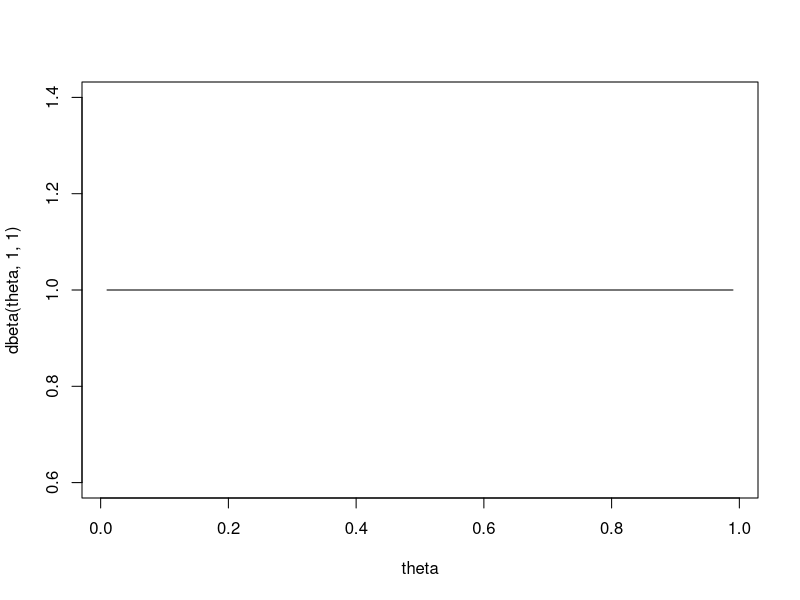
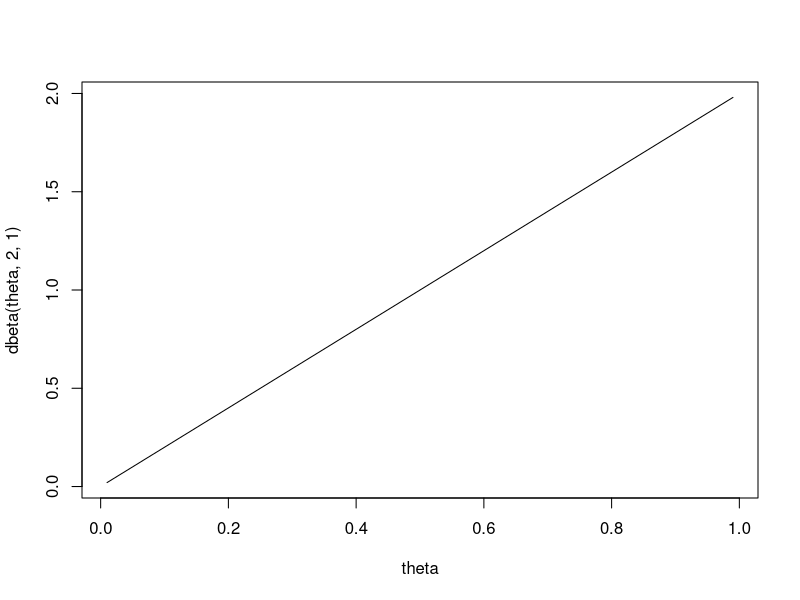
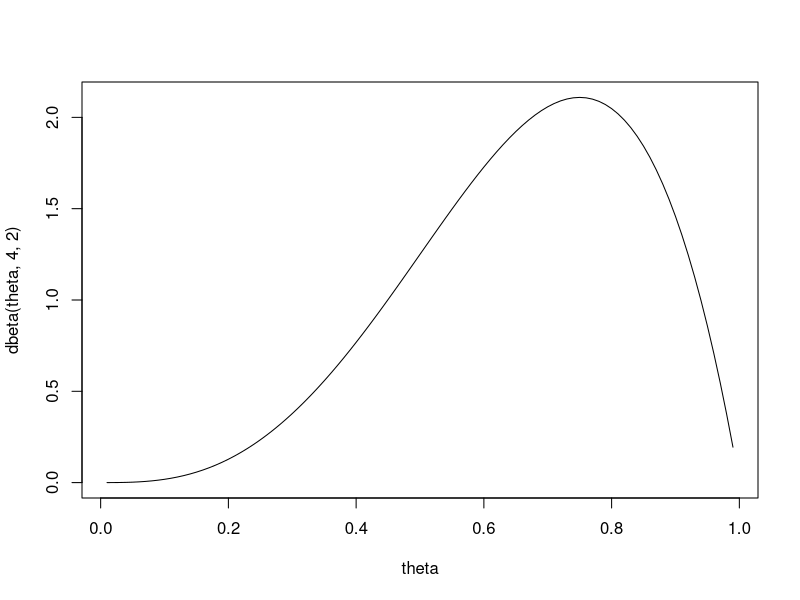
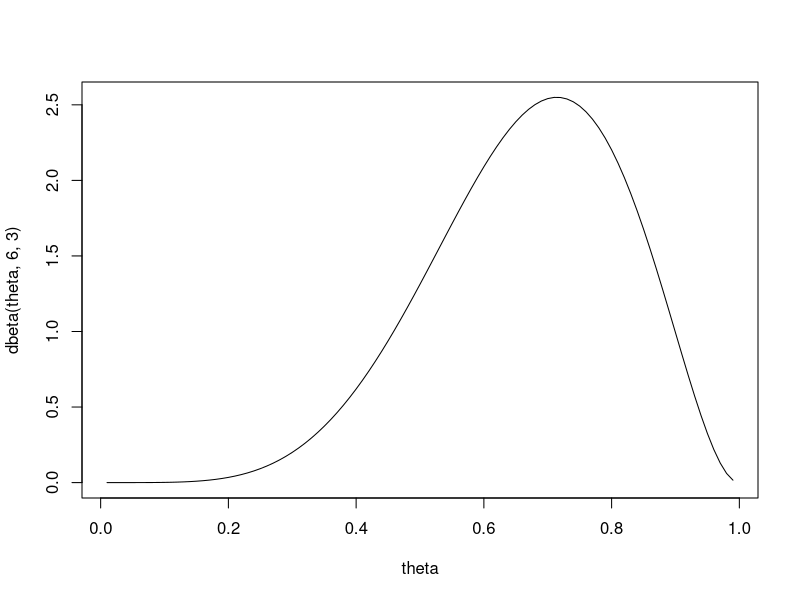
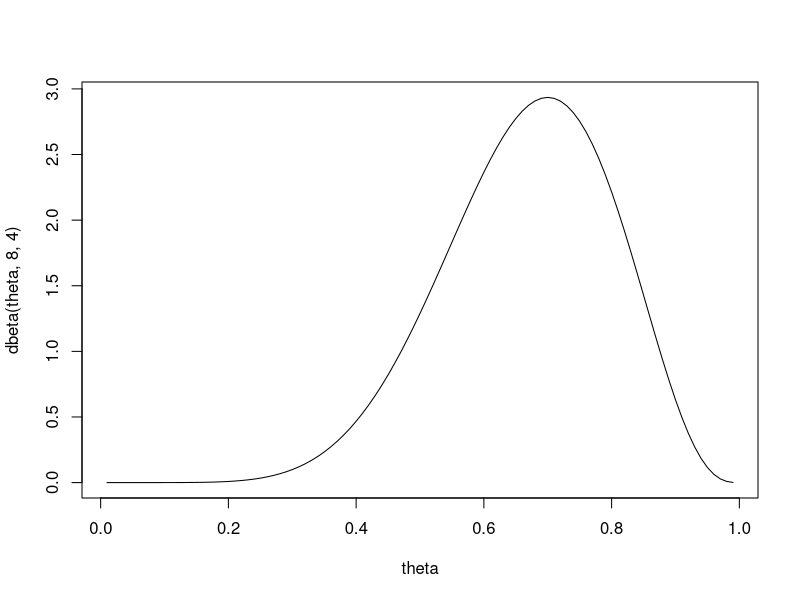
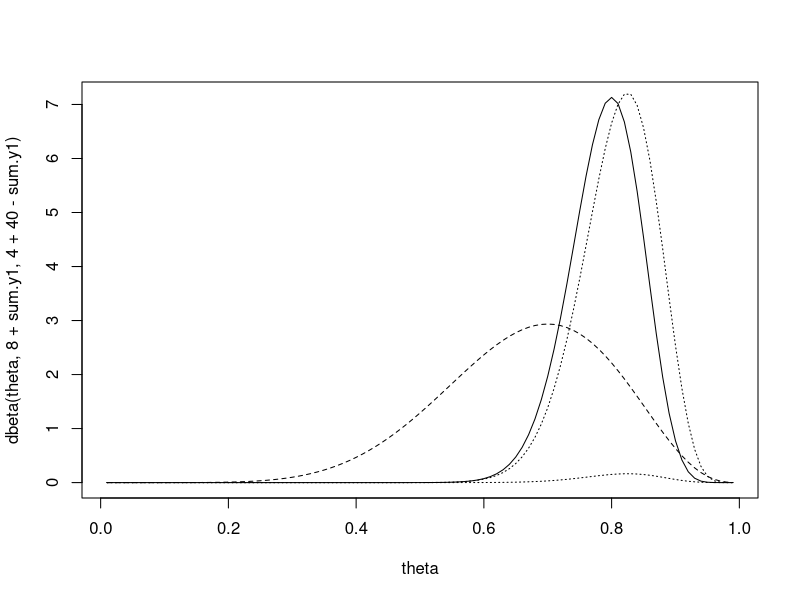
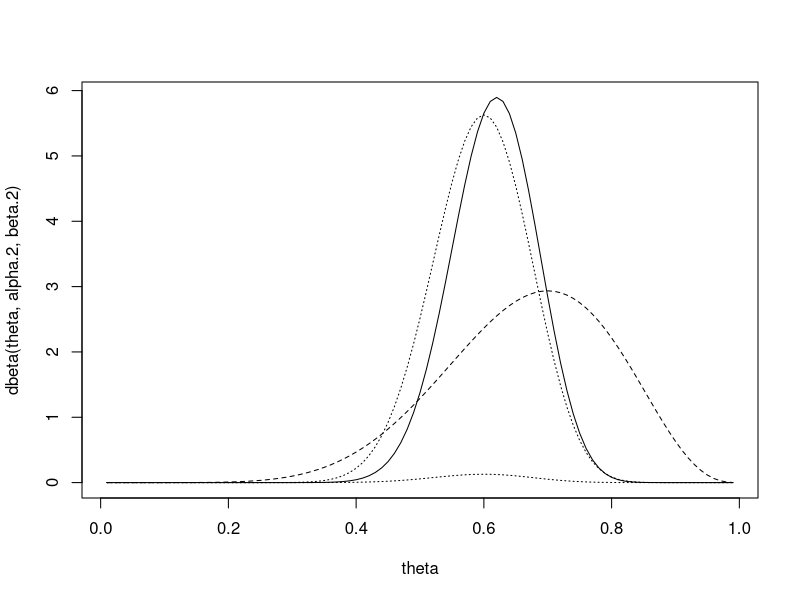

The R script that drew these images, in order:
# ------------------------ EXCERCISE 1 -------------------
# Suppose we are giving two students a multiple choice exam 
# with 40 questions, where each question has four choices

# We don't know how much the students have studied for this exam,
# but we think that they will do better that just guessing randomly

# 1) What are the parameters of interest?
#   - theta1: probability that the first student will answer correctly each question
#   - theta2: probability that the second student will answer correctly each question

# 2) What is our likelihood?
#   - success: theta = 1
#   - failure: theta = 0; Bernouilli (independent trials) or Binomial
#         * each question is independent
#         * probability that a student gets each question right is the same for   
#           all questions for that student (all questions have the same probability to success)

# 3) What prior should we use?
theta <- seq(from = 0.01, to = 0.99, by = 0.01)
plot(theta,dbeta(theta,1,1), type = 'l') # Uniform distribution
plot(theta, dbeta(theta,2,1), type = 'l') # effective sample size = 3
plot(theta, dbeta(theta,4,2), type = 'l') # effective sample size = 6
plot(theta, dbeta(theta,6,3), type = 'l') # effective sample size = 9
plot(theta, dbeta(theta,8,4), type = 'l') # effective sample size = 12 (more concentrated data)

# 4) What is the prior probability?
1 - pbeta(0.25,8,4) # P(theta > 0.25)
1 - pbeta(0.50,8,4) # P(theta > 0.50)
1 - pbeta(0.80,8,4) # P(theta > 0.80)

# 5) Suppose the first student gets 33 questions right. What is the posterior
# distribution for theta1?
sum.y1 <- 33
(8 + sum.y1)/(4 + 40 + 8) # Posterior mean
sum.y1/40 # MLE

# Plot the posterior first to get the right scale on the y-axis
plot(theta,dbeta(theta,8 + sum.y1,4 + 40 - sum.y1), type = 'l')
lines(theta,dbeta(theta,8,4), lty = 2)
# Plot likelihood
lines(theta,dbinom(33,40,theta), lty = 3)
# Plot scaled likelihood
lines(theta,44*dbinom(33,40,theta), lty = 3)

# Posterior probabilities
alpha.1 <- 8 + sum.y1
beta.1 <- 4 + 40 - sum.y1
1 - pbeta(0.25,alpha.1,beta.1) # P(theta1 > 0.25|Y1 = 33)
1 - pbeta(0.50,alpha.1,beta.1) # P(theta1 > 0.50|Y1 = 33)
1 - pbeta(0.80,alpha.1,beta.1) # P(theta1 > 0.80|Y1 = 33)

# Posterior credible interval
qbeta(0.025,alpha.1,beta.1)
qbeta(0.975,alpha.1,beta.1)

# 6) Suppose the second student gets 24 questions right. 
# What is the posterior distribution for theta2?
sum.y2 <- 24
alpha.2 <- 8 + sum.y2
beta.2 <- 4 + 40 - sum.y2
plot(theta,dbeta(theta,alpha.2,beta.2), type = 'l') # Posterior distribution
lines(theta,dbeta(theta,8,4), lty = 2) # Prior distribution
lines(theta,dbinom(sum.y2,40,theta),lty = 3) # Likelihood function
# Scaled likelihood
lines(theta,44*dbinom(sum.y2,40,theta),lty = 3) # Likelihood function

# Posterior mean
alpha.2/(alpha.2 + beta.2)
sum.y2/40 # MLE

# Posterior probabilities
1 - qbeta(0.25,alpha.2,beta.2) # P(theta2 > 0.25|Y2 = 24)
1 - qbeta(0.50,alpha.2,beta.2) # P(theta2 > 0.50|Y2 = 24)
1 - qbeta(0.80,alpha.2,beta.2) # P(theta2 > 0.80|Y2 = 24)

# Posterior credible interval
qbeta(0.025,alpha.2,beta.2)
qbeta(0.975,alpha.2,beta.2)

# 7) What is the posterior probability that theta1 > theta2, i.e 
# that the first student has a better chance of getting a question right 
# than the second student?
theta.1 <- rbeta(1000,alpha.1,beta.1)
theta.2 <- rbeta(1000,alpha.2,beta.2)
sum(theta.1 > theta.2)/1000
mean(theta.1 > theta.2)
